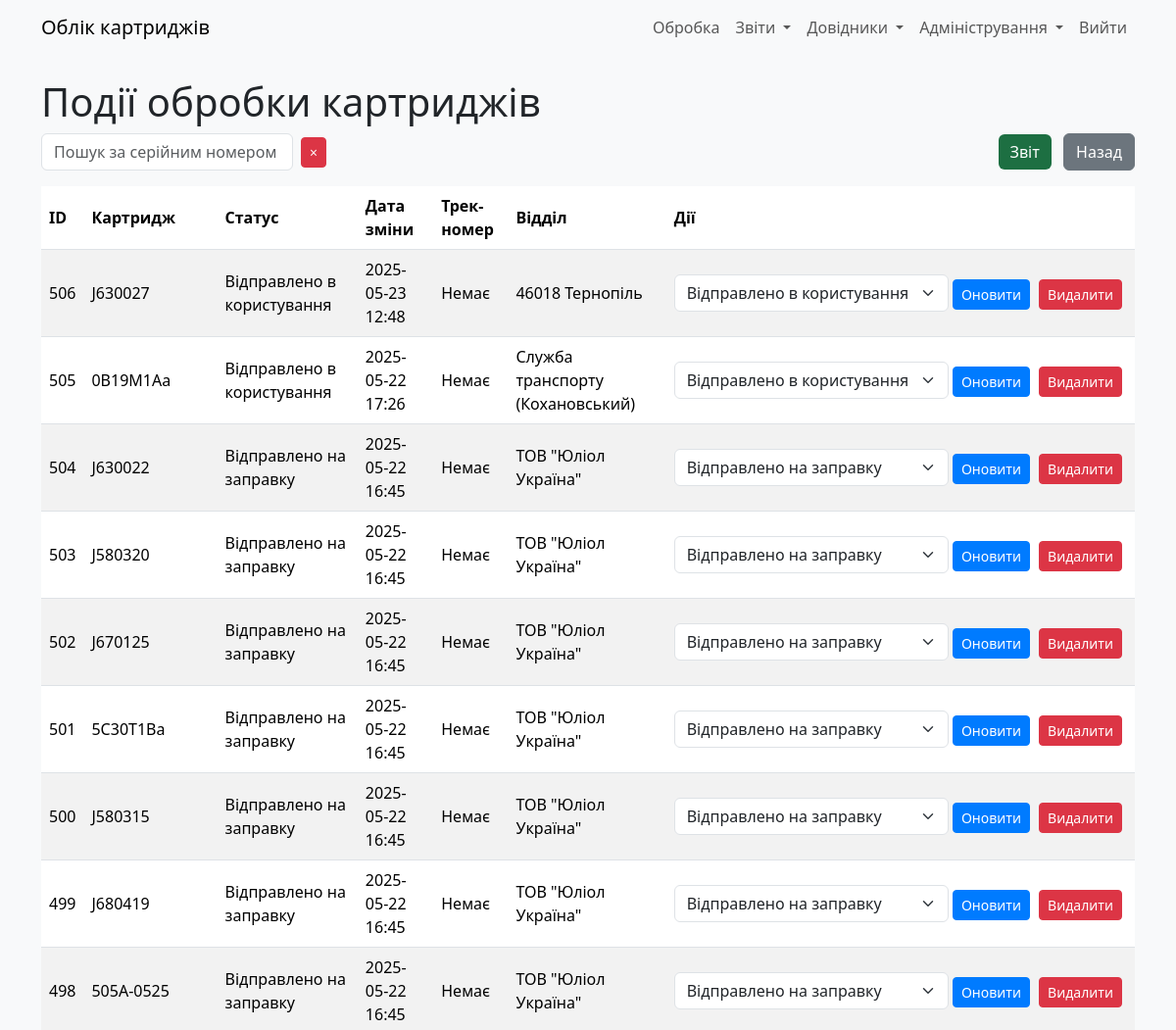
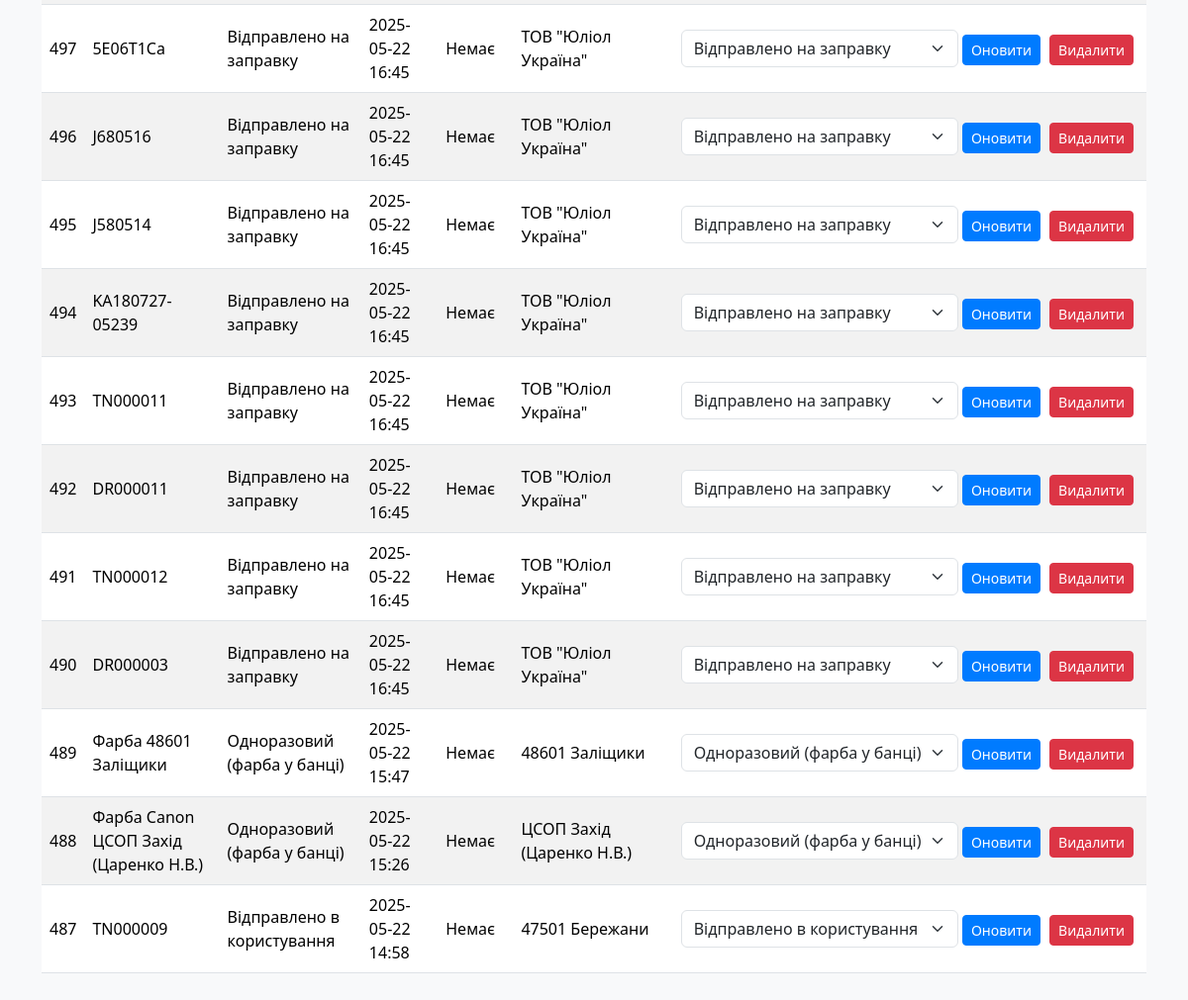
The app's page /cartridge_status (signed in), older data (2 pictures, top to bottom).
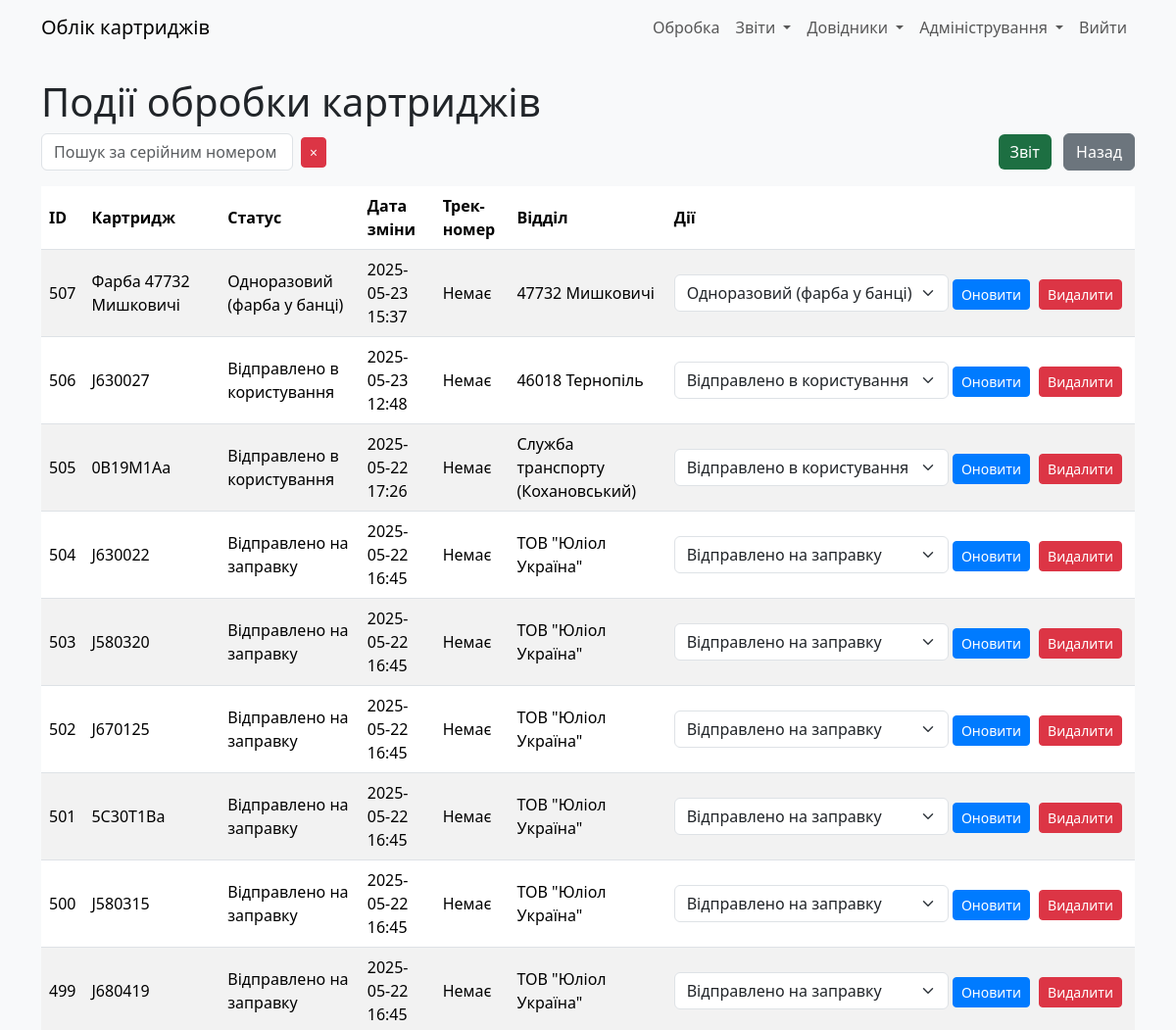
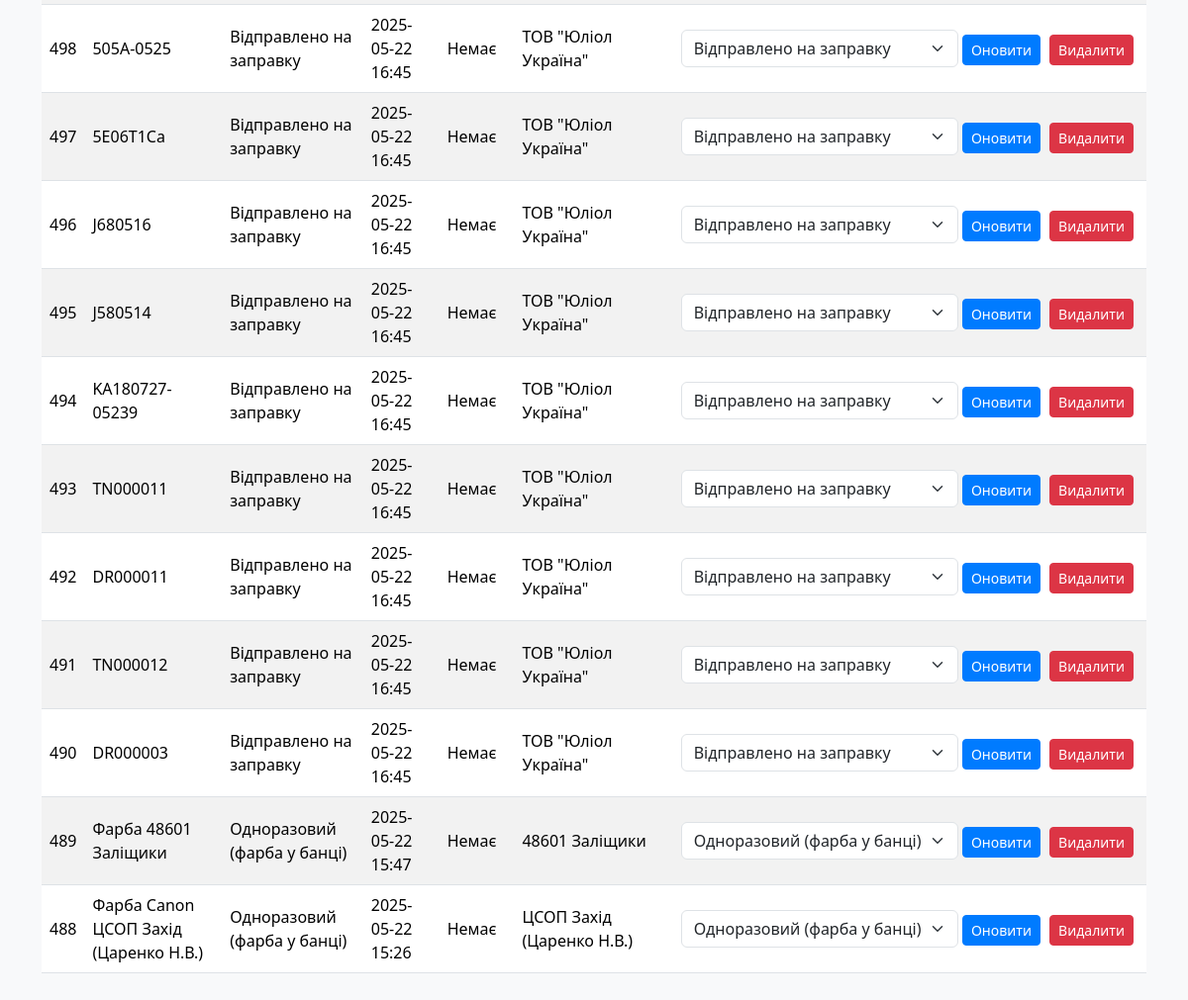
The same page, newer data (2 pictures, top to bottom).
### models.py (models this page shows)
class CartridgeStatus(db.Model):
    __tablename__ = "cartrg_status"
    id: Mapped[int] = mapped_column(primary_key=True)
    cartridge_id = mapped_column(ForeignKey(Cartridges.id))
    status: Mapped[int] = mapped_column(Integer, server_default=literal(0))
    date_ofchange: Mapped[DateTime] = mapped_column(DateTime, server_default=func.now())
    parcel_track: Mapped[str] = mapped_column(String(13), nullable=True)
    exec_dept: Mapped[int] = mapped_column(ForeignKey(RefillDept.id))
    user_updated: Mapped[int] = mapped_column(ForeignKey(User.id))
    time_updated: Mapped[DateTime] = mapped_column(DateTime, server_default=func.now())
    __table_args__ = (
        Index('idx_cartridge_date', 'cartridge_id', 'date_ofchange'),  # Композитний індекс
        Index('idx_status', 'status'),                                 # Окремий індекс для status
        Index('idx_exec_dept', 'exec_dept'),                           # Окремий індекс для exec_dept
    )

class Cartridges(db.Model):
    __tablename__ = "cartridges"
    id: Mapped[int] = mapped_column(primary_key=True)
    serial_num: Mapped[str] = mapped_column(String(255), server_default="N/A")
    use_counter: Mapped[int] = mapped_column(Integer, nullable=False, default=-1)
    in_printer: Mapped[int] = mapped_column(ForeignKey(CustomerEquipment.id), nullable=True)
    cartridge_model: Mapped[str] = mapped_column(String(255), nullable=True)  # Застаріле. Не використовувати!
    cartrg_model_id: Mapped[int] = mapped_column(ForeignKey(CartridgeModel.id), default=1)
    user_updated: Mapped[int] = mapped_column(ForeignKey(User.id))
    time_updated: Mapped[DateTime] = mapped_column(DateTime, server_default=func.now())
    curr_status: Mapped[int] = mapped_column(Integer, nullable=False, default=0)
    curr_dept: Mapped[int] = mapped_column(Integer, nullable=False, default=0)
    curr_parcel_track: Mapped[str] = mapped_column(String(13), nullable=True)

class RefillDept(db.Model):
    __tablename__ = "refill_dept"
    id: Mapped[int] = mapped_column(primary_key=True)
    deptname: Mapped[str] = mapped_column(String(30))
    dept_description: Mapped[str] = mapped_column(String(255))
    addr1: Mapped[str] = mapped_column(String(255))
    addr2: Mapped[str] = mapped_column(String(255))
    addr3: Mapped[str] = mapped_column(String(255))
    addr4: Mapped[str] = mapped_column(String(255))
    addr5: Mapped[str] = mapped_column(String(255))
    dept_description: Mapped[str] = mapped_column(String(255))  # Нове поле
    is_exec: Mapped[int] = mapped_column(Integer, server_default=literal(0))
    user_updated: Mapped[int] = mapped_column(ForeignKey(User.id))
    time_updated: Mapped[DateTime] = mapped_column(DateTime, server_default=func.now())

### app.py (the view)
    def wrapper(*args, **kwargs):
        if current_user.role != 'admin':
            abort(403)
        return f(*args, **kwargs)

### app.py (called while the page is built)
@login_manager.user_loader
def load_user(user_id):
    return User.query.get(int(user_id))

def admin_required(f):
    def wrapper(*args, **kwargs):
        if current_user.role != 'admin':
            abort(403)
        return f(*args, **kwargs)
    wrapper.__name__ = f.__name__
    return wrapper

### templates/cartridge_status.html (shortened to what this page needs)
{% extends "base.html" %}
{% block content %}
    <h1>Події обробки картриджів</h1>
    <div class="mb-3 d-flex justify-content-between align-items-center">
        <div class="d-flex align-items-center">
            <input type="text" id="search" class="form-control" placeholder="Пошук за серійним номером" value="{{ search|escape }}" style="max-width: 400px;">
            <button id="clear-search" class="btn btn-danger btn-sm ms-2" title="Очистити пошук">
                <span>×</span>
            </button>
        </div>
        <div>
            <a href="{{ url_for('export_cartridge_events') }}" class="btn btn-excel me-2">Звіт</a>
            <a href="{{ url_for('index') }}" class="btn btn-secondary">Назад</a>
        </div>
    </div>
    <table class="table table-striped" id="status-table">
        <thead>
            <tr>
                <th>ID</th>
                <th>Картридж</th>
                <th>Статус</th>
                <th>Дата зміни</th>
                <th>Трек-номер</th>
                <th>Відділ</th>
                <th>Дії</th>
            </tr>
        </thead>
        <tbody id="status-table-body">
            {% for status, serial_num, deptname in statuses %}
            <tr>
                <td>{{ status.id }}</td>
                <td>{{ serial_num }}</td>
                <td>{{ {0: 'Не вказано', 1: 'На зберіганні (порожній)', 2: 'Відправлено в користування', 3: 'Відправлено на заправку', 4: 'Непридатний (списаний)', 5: 'Одноразовий (фарба у банці)', 6: 'На зберіганні (заправлений)', 7: 'Втрачений'}[status.status] }}</td>
                <td>{{ status.date_ofchange.strftime('%Y-%m-%d %H:%M') }}</td>
                <td>{{ status.parcel_track or 'Немає' }}</td>
                <td>{{ deptname }}</td>
                <td class="actions-column">
                    <form action="{{ url_for('update_status', status_id=status.id) }}" method="POST" class="d-inline">
                        <select name="status" class="form-select d-inline w-auto">
                            <option value="2" {% if status.status == 2 %}selected{% endif %}>Відправлено в користування</option>
                            <option value="3" {% if status.status == 3 %}selected{% endif %}>Відправлено на заправку</option>
                            <option value="5" {% if status.status == 5 %}selected{% endif %}>Одноразовий (фарба у банці)</option>
                        </select>
                        <button type="submit" class="btn btn-primary btn-sm">Оновити</button>
                    </form>
                    <form action="{{ url_for('delete_status', status_id=status.id) }}" method="POST" class="d-inline" onsubmit="return confirm('Ви впевнені, що хочете видалити цей статус?');">
                        <button type="submit" class="btn btn-danger btn-sm">Видалити</button>
                    </form>
                </td>
            </tr>
            {% endfor %}
        </tbody>
    </table>
{% endblock %}

### templates/base.html (shortened to what this page needs)
<!DOCTYPE html>
<html lang="uk">
<head>
    <link rel="stylesheet" href="{{ url_for('static', filename='css/bootstrap.min.css') }}">
    <link rel="stylesheet" href="{{ url_for('static', filename='css/style.css') }}">
</head>
<body>
    <nav class="navbar navbar-expand-lg navbar-light bg-light">
        <div class="container">
            <a class="navbar-brand" href="{{ url_for('index') }}">Облік картриджів</a>
            <div class="collapse navbar-collapse" id="navbarNav">
                <ul class="navbar-nav ms-auto">
                    {% if current_user.is_authenticated %}
                        <li class="nav-item">
                            <a class="nav-link" href="{{ url_for('mass_input') }}">Обробка</a>
                        </li>
                        <li class="nav-item dropdown">
                            <a class="nav-link dropdown-toggle" href="#" id="navbarDropdownReports" role="button" data-bs-toggle="dropdown" aria-expanded="false">
                                Звіти
                            </a>
                        </li>
                        <li class="nav-item dropdown">
                            <a class="nav-link dropdown-toggle" href="#" id="navbarDropdownRefs" role="button" data-bs-toggle="dropdown" aria-expanded="false">
                                Довідники
                            </a>
                        </li>
                        <li class="nav-item dropdown">
                            <a class="nav-link dropdown-toggle" href="#" id="navbarDropdownStats" role="button" data-bs-toggle="dropdown" aria-expanded="false">
                                Адміністрування
                            </a>
                        </li>
                        <li class="nav-item">
                            <a class="nav-link" href="{{ url_for('logout') }}">Вийти</a>
                        </li>
                    {% else %}
                        <li class="nav-item">
                            <a class="nav-link" href="{{ url_for('login') }}">Увійти</a>
                        </li>
                    {% endif %}
                </ul>
            </div>
        </div>
    </nav>
    <div class="container mt-4">
        {% block content %}{% endblock %}
    </div>
</body>
</html>

### static/css/style.css (style rules this page uses)
body { background-color: #f8f9fa; }
.table th, .table td { vertical-align: middle; }
.form-control, .form-select { max-width: 300px; }
.btn-sm { margin-right: 5px; }
.navbar-nav .nav-link { padding-left: 10px; padding-right: 10px; }
.btn-primary { background-color: #007bff; border-color: #007bff; }
.btn-secondary { background-color: #6c757d; border-color: #6c757d; }

### templates/cartridge_status.html (style rules this page uses)
.actions-column { white-space: nowrap; vertical-align: middle; }
#clear-search { padding: 0.25rem 0.5rem; }
.btn-excel { background-color: #1D6F42; color: white; border: none; }

Row changes from the older to the newer data that the page shows:
no longer on this page (row unchanged): CartridgeStatus: id "487", serial_num "TN000009", status "Відправлено в користування", date_ofchange "2025-05-22 14:58", parcel_track "Немає", deptname "47501 Бережани"
added CartridgeStatus: id "507", serial_num "Фарба 47732 Мишковичі", status "Одноразовий (фарба у банці)", date_ofchange "2025-05-23 15:37", parcel_track "Немає", deptname "47732 Мишковичі"
